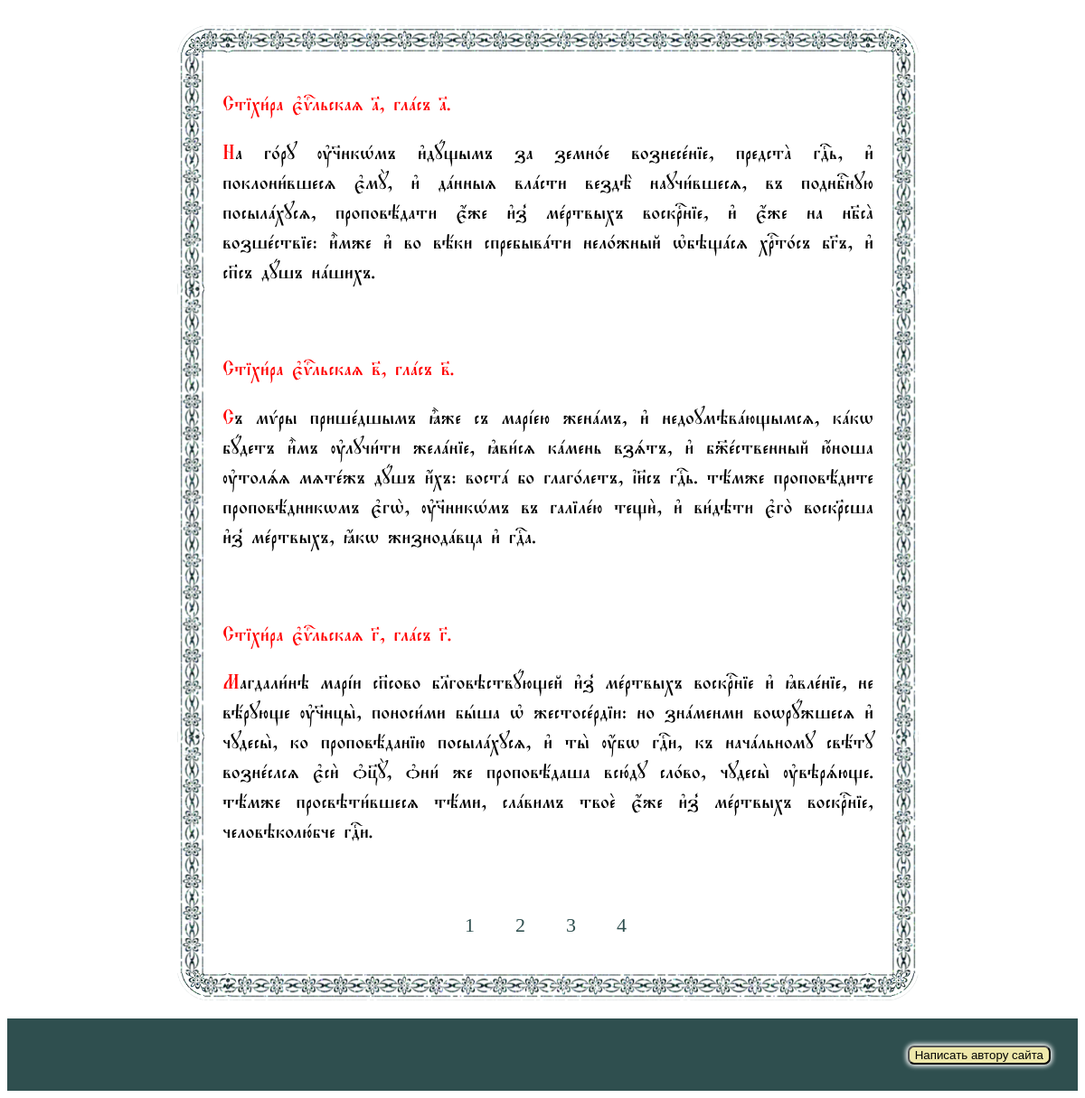
/sunday/st-ev, run on the app's committed database.
### oktoih/models.py (models this page shows, shortened)
class EvangSunday(models.Model):
    evang = models.TextField(verbose_name='Евангелие воскресное')
    exapost = models.TextField(verbose_name='Эксапостиларий')
    st_ev = models.TextField(verbose_name='Стихира еавнгельская')
    class Meta:
        verbose_name = 'Воскресное евангелие, эксапостиларий, стихира евангельская'
        verbose_name_plural = 'Воскресное евангелие, эксапостиларий, стихира евангельская'

### oktoih/views.py (the view)
# urls.py: path('sunday/st-ev', SundayStEv.as_view(), name='st_ev'),
class SundayStEv(ListView):
    model = EvangSunday
    paginate_by = 3
    template_name = 'oktoih/st_ev.html'

### oktoih/templates/oktoih/st_ev.html (shortened to what this page needs)
{% extends 'oktoih/base.html' %}
{% block content %}
    {% for evang in page_obj %}
        <article>{{ evang.st_ev|safe }}<br></article>
    {% endfor %}
{% endblock %}

### oktoih/static/oktoih/css/base.css (style rules this page uses)
p:first-letter { color: red; }

### data on the page
EvangSunday: st_ev "Стіхи1ра є3ђльскаz №, глaсъ №. На г0ру ў§нкHмъ и3дyщымъ за земн0е вознесeніе, предстA гDь, и3 поклони1вшесz є3мY, и3 дaнныz влaсти вездЁ научи1вшесz, въ поднбcную посылaхусz, проповёдати є4же и3з8 мeртвыхъ воскrніе, и3 є4же на нб7сA возшeствіе: и5мже и3 во вёки спребывaти нел0жный њбэщaсz хrт0съ бGъ, и3 сп7съ дyшъ нaшихъ."
EvangSunday: st_ev "Стіхи1ра є3ђльскаz в7, глaсъ в7. Съ мЂры пришeдшымъ ±же съ марjею женaмъ, и3 недоумэвaющымсz, кaкw бyдетъ и5мъ ўлучи1ти желaніе, kви1сz кaмень взsтъ, и3 б9eственный ю4ноша ўтолsz мzтeжъ дyшъ и4хъ: востa бо глаг0летъ, ї}съ гDь. тёмже проповёдите проповёдникwмъ є3гw2, ў§никHмъ въ галілeю тещи2, и3 ви1дэти є3го2 воскRсша и3з8 мeртвыхъ, ћкw жизнодaвца и3 гDа."
EvangSunday: st_ev "Стіхи1ра є3ђльскаz G, глaсъ G. Магдали1нэ марjи сп7сово бlговэствyющей и3з8 мeртвыхъ воскrніе и3 kвлeніе, не вёрующе ў§нцы2, поноси1ми бhша њ жестосeрдіи: но знaменми воwрyжшесz и3 чудесы2, ко проповёданію посылaхусz, и3 ты2 ќбw гDи, къ начaльному свёту вознeслсz є3си2 nц7Y, nни1 же проповёдаша всю1ду сл0во, чудесы2 ўвэрsюще. тёмже просвэти1вшесz тёми, слaвимъ твоE є4же и3з8 мeртвыхъ воскrніе, человэколю1бче гDи."

### other printed values
{{ number }} "1" "2" "3" "4"
